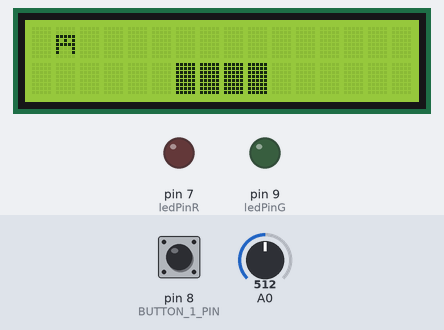
A sketch run on a simulated Arduino Uno, built with avr-gcc and run on an emulated ATmega328P. On the bench: 16×2 character LCD, output pins drawn as LEDs (lit = HIGH). The inputs (shaded band) are chosen by the test bench; at power-on: pin 8 (BUTTON_1_PIN) LOW, A0 = 512. Pins used as bus, display or sensor lines are not drawn; what the sketch prints to the serial monitor is not drawn.

Above: at 1.2 s.
1.3 s: pin 8 (BUTTON_1_PIN) pulled HIGH for 0.15 s
At 4.5 s:
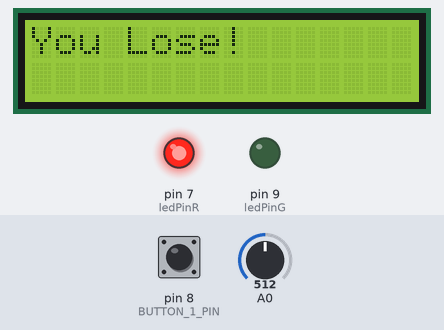
7.4 s: A0 set to 0
At 8.56 s:
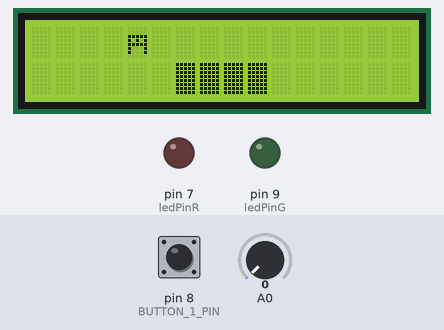
8.9 s: pin 8 (BUTTON_1_PIN) pulled HIGH for 1 s
At 11.5 s:
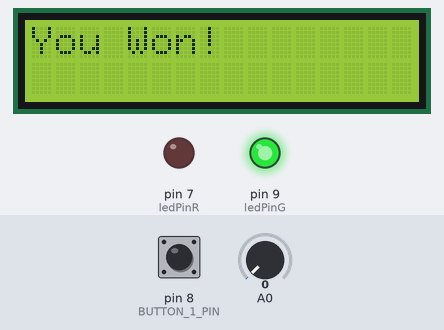
Timing chart, 0 to 13.0 s (numbered marks = the images above; inputs shaded):
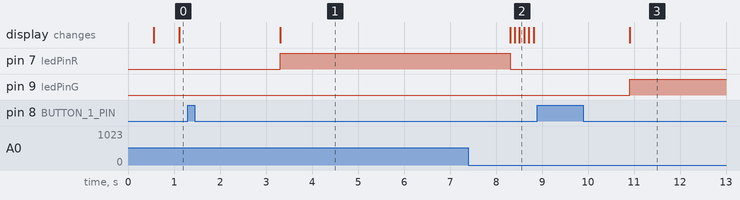

The sketch:

rrizvi3Lab3.ino
```cpp
/*
   1- Author: Rimsha Rizvi - UIN: 659249234

   2- Lab: Lab 3 - Analog Signals

   3- Description: In your own words, what is this code supposed to do?

   4- Lab Questions:
        What contrast number did you pick for your LCD? 40
        What was the smallest potentiometer value you were able to beat the game on? 0
        What is the difference between an analog and PWM signal?
          The difference between an analog signal and a pulse width modulation (PWM) signal is that an analog signal varies continuously and smoothly over time,
          whereas a PWM signal alternates between discrete voltage levels at a fixed frequency, with the ratio of on to off time dictating the overall signal value.

   5- References: Setting up breadboard: https://docs.arduino.cc/built-in-examples/basics/AnalogReadSerial, Mapping the potentiometer value in levels for speed: https://www.instructables.com/Motor-LCD-Arduino-Motor-Speed-Controller-With-Spee/, Lab 0 code for using mills()

   6- Demo: Demonstration uploaded to VoiceThread: https://uic.voicethread.com/lti-student/2321149/?tok=29857190563fd3291164dd0.27867098
*/


#include <LiquidCrystal.h>

// If you use a different pin for your wiring, make sure it is a PWM pin (~)
// and replace 6 with the pin you used.
#define CONTRAST_PIN 6

// MAKE SURE THESE PINS MATCH YOUR WIRING!!!
const int rs = 12, en = 11, d4 = 5, d5 = 4, d6 = 3, d7 = 2;
LiquidCrystal lcd(rs, en, d4, d5, d6, d7);

const char player = 0xFC;
int player1_pos = 0;
unsigned long previousMillis = 0;
int speed = 500; // initial time interval in milliseconds
bool direction = true; // true for forward, false for backward
unsigned long interval = 500;

const int BUTTON_1_PIN = 8;
const int ledPinG = 9;  // the number of the LED pin
const int ledPinR = 7;  // the number of the LED pin


void setup() {
  pinMode(CONTRAST_PIN, OUTPUT);
  pinMode(BUTTON_1_PIN, INPUT);
  pinMode(ledPinG, OUTPUT);
  pinMode(ledPinR, OUTPUT);

  lcd.begin(16, 2);

  // TODO: When you have a contrast value you want to try, put this line of code
  // into your setup function and replace <VALUE> with the contrast value that you picked (between 0 and 255).
  //
  analogWrite(CONTRAST_PIN, 40);
  Serial.begin(9600);


}


// This code will loop through every contrast value on an LCD screen
// while displaying a message, so that you can figure out what value
// to set the contrast on your display to.
void loop() {
  int sensorValue = analogRead(A0);
  // print out the value you read:


  // Calculate new speed based on potentiometer reading
  int speed = map(sensorValue, 0, 1023, 100, 1000);  // used a reference for this

  int button1_state = digitalRead(BUTTON_1_PIN);
  if (button1_state == HIGH) {
    delay(2000);  // pause once pressed, before showing the the state of the win
    lcd.clear();
    if (player1_pos == 6 || player1_pos == 7 || player1_pos == 8 || player1_pos == 9) { // corresponding block values in the line underneath
      lcd.print("You Won!");
      digitalWrite(ledPinG, HIGH);
      delay(5000);  // delay to show the state of the win before continue playing
    } else {
      lcd.print("You Lose!");
      digitalWrite(ledPinR, HIGH);
      delay(5000);
    }
  }
  digitalWrite(ledPinG, LOW);
  digitalWrite(ledPinR, LOW);

  unsigned long currentMillis = millis();

  if (currentMillis - previousMillis >= speed) {
    previousMillis = currentMillis;

    // Clear screen and set cursor to player position
    lcd.clear();
    lcd.setCursor(player1_pos, 0);

    // Draw player character
    lcd.write(player);

    // Move player character forward or backward
    if (direction) {
      player1_pos++;
    } else {
      player1_pos--;
    }

    // Reverse direction when player reaches edge of screen
    if (player1_pos == 15) {
      direction = false;
    } else if (player1_pos == 0) {
      direction = true;
    }
  }

    // printing blocks in the middle bottom row of the LCD
  lcd.setCursor(6,1);
  for (int i = 0; i < 4; i++) {
    lcd.write(255);
  }

  Serial.println(sensorValue);
  delay(1);  // delay in between reads for stability

  // // Loop through all values (0 - 255)
  // for (int i = 0; i < 256; ++i) {

  //   // Set contrast
  //   analogWrite(CONTRAST_PIN, i);

  //   // Clear screen and print contrast value
  //   lcd.clear();
  //   lcd.setCursor(0, 0);
  //   lcd.print("Contrast ");
  //   lcd.print(i);

  //   // Delay so value is legible
  //   delay(500);
  // }

}
```

Measured:
- after the input at 1.3 s, pin 7 (ledPinR): LOW → HIGH after 2.0 s; the display: changes after 2.0 s (image 1)
- after the input at 8.9 s, pin 9 (ledPinG): LOW → HIGH after 2.0 s; the display: changes after 2.0 s (image 3)
